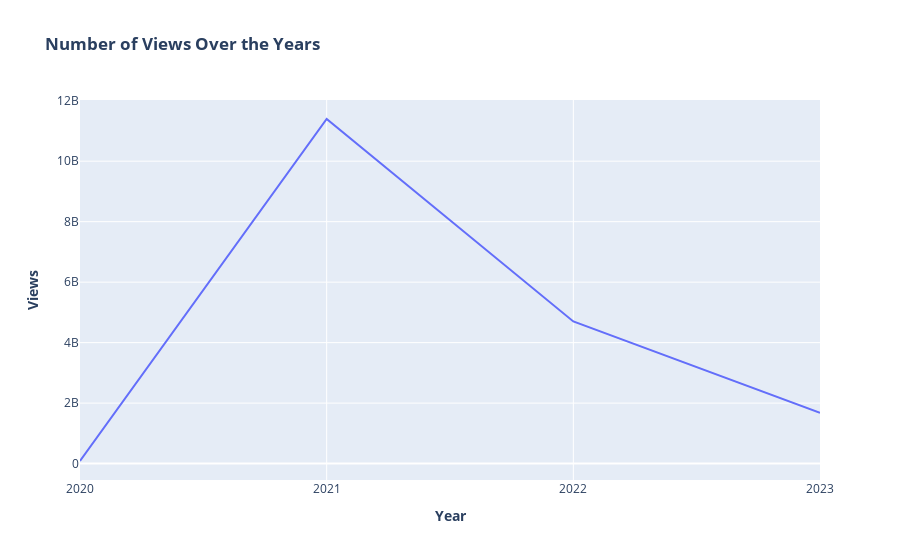

The cell this chart's notebook holds for it:
### Code cell
fig = px.line(df_yearly, x='created_year', y='views', title='<b>Number of Views Over the Years</b>')
fig.update_layout(xaxis_title='<b>Year</b>', yaxis_title='<b>Views</b>')
fig.show()

### Figure 1 — Plotly figure (JSON) as saved in the notebook; plotly's stock layout.template omitted (floating-point values rounded to 4 significant figures)
{"data": [{"hovertemplate": "created_year=%{x}<br>views=%{y}<extra></extra>", "legendgroup": "", "line": {"color": "#636efa", "dash": "solid"}, "marker": {"symbol": "circle"}, "mode": "lines", "name": "", "orientation": "v", "showlegend": false, "type": "scatter", "x": ["2020", "2021", "2022", "2023"], "xaxis": "x", "y": [86332680, 11394595695, 4702200000, 1681600000], "yaxis": "y"}], "layout": {"legend": {"tracegroupgap": 0}, "title": {"text": "<b>Number of Views Over the Years</b>"}, "xaxis": {"anchor": "y", "domain": [0, 1], "title": {"text": "<b>Year</b>"}}, "yaxis": {"anchor": "x", "domain": [0, 1], "title": {"text": "<b>Views</b>"}}}}
